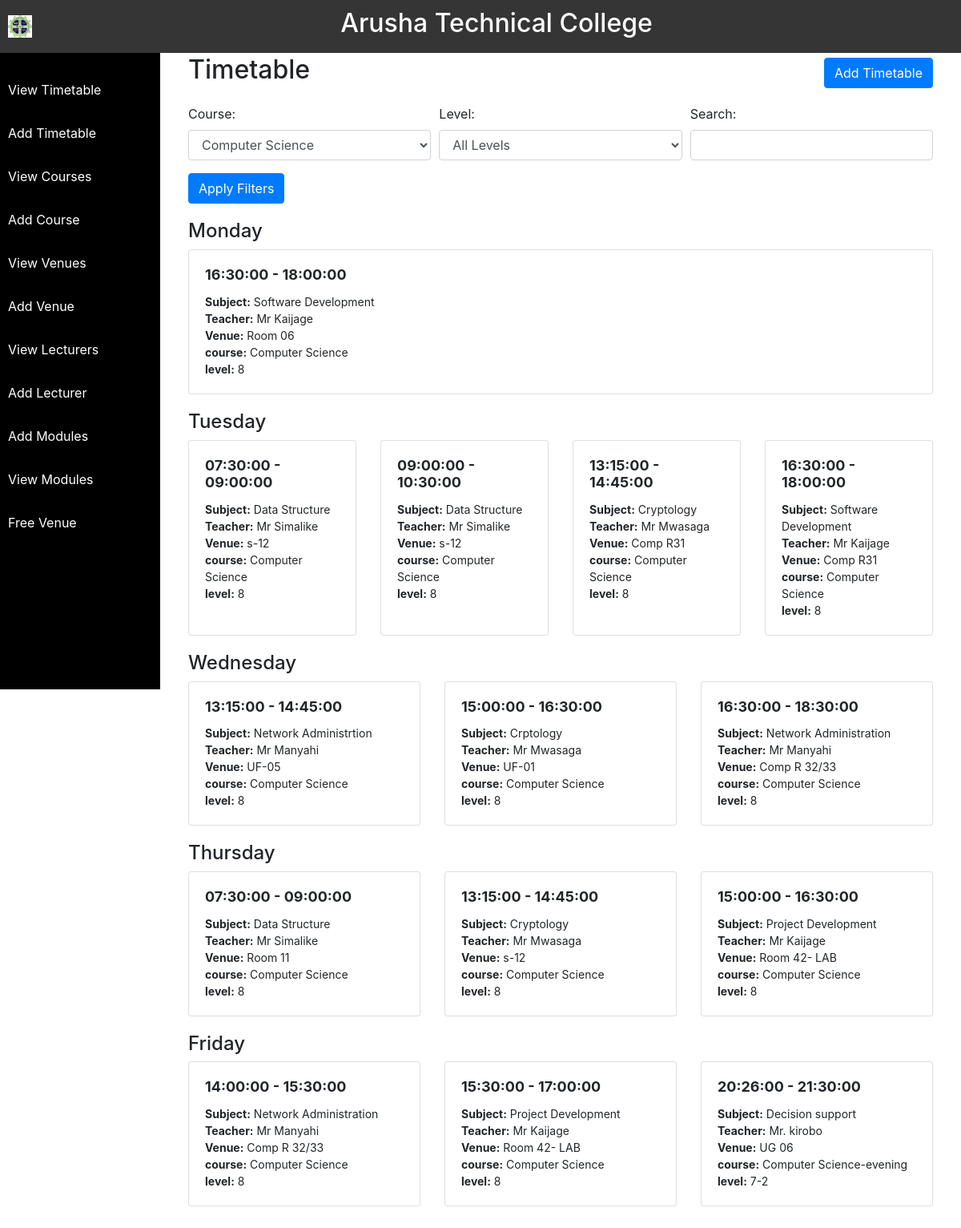
The app's page /index.php?course=Computer Science with its own data.
### tables this page shows
CREATE TABLE `timetable` (
  `id` int(11) NOT NULL,
  `course` varchar(255) NOT NULL,
  `level` varchar(255) NOT NULL,
  `subject` varchar(255) NOT NULL,
  `venue` varchar(255) NOT NULL,
  `teacher` varchar(255) NOT NULL,
  `day` varchar(10) NOT NULL,
  `time_start` time NOT NULL,
  `time_end` time NOT NULL
);

### index.php (the view, shortened to what this page needs)
<!DOCTYPE html>
<html lang="en">
<head>
    <link rel="stylesheet" href="https://maxcdn.bootstrapcdn.com/bootstrap/4.0.0/css/bootstrap.min.css">
</head>
<body>
<div class="top-bar">
    <div class="logo-container">
    <img class="logo" src="images/atclogo.jfif" alt="Logo" width="30" height="100">
    </div>
    <div class="title-container">
        <h2>Arusha Technical College</h2>
    </div>
</div>
<div class="side-bar">
    <a href="view-timetable.php">View Timetable</a>
    <a href="add-timetable.php">Add Timetable</a>
    <a href="view-courses.php">View Courses</a>
    <a href="add-course.php">Add Course</a>
    <a href="view-venues.php">View Venues</a>
    <a href="add-venue.php">Add Venue</a>
    <a href="view-teachers.php">View Lecturers</a>
    <a href="add-teacher.php">Add Lecturer</a>
    <a href="add-subject.php">Add Modules</a>
    <a href="view-subjects.php">View Modules</a>
    <a href="free-venue.php">Free Venue</a>
</div>
<div class="content" id="main-content">
    <?php
include 'db_connection.php';
$search_query = isset($_GET['search']) ? $_GET['search'] : '';
$search_condition = '';
$coursesResult = $conn->query("SELECT DISTINCT name FROM courses");
$course = isset($_GET['course']) ? $_GET['course'] : '';
$level = isset($_GET['level']) ? $_GET['level'] : '';
$query = "SELECT *
          FROM timetable
          WHERE course LIKE '%$course%' AND level LIKE '%$level%' $search_condition
          ORDER BY FIELD(day, 'Monday', 'Tuesday', 'Wednesday', 'Thursday', 'Friday'), time_start, time_end";
$result = $conn->query($query);
$displayTimetable = !empty($course) || !empty($level) || !empty($search_query);
?>
<!DOCTYPE html>
<html lang="en">
<head>
    <link rel="stylesheet" href="https://maxcdn.bootstrapcdn.com/bootstrap/4.0.0/css/bootstrap.min.css">
</head>
<body>
    <div class="container mt-5">
        <div class="d-flex justify-content-between align-items-center mb-3">
            <h2>Timetable</h2>
            <a href="add-timetable.php" class="btn btn-primary">Add Timetable</a>
        </div>
        <form action="" method="get" class="mb-3">
            <div class="form-row">
                <div class="form-group col-md-4">
                    <label for="course">Course:</label>
                    <select class="form-control" id="course" name="course">
                        <?php
                        while ($courseRow = $coursesResult->fetch_assoc()) {
                            $selected = ($course == $courseRow['name']) ? 'selected' : '';
                            echo "<option $selected>{$courseRow['name']}</option>";
                        }
                        ?>
                    </select>
                </div>
                <div class="form-group col-md-4">
                    <label for="level">Level:</label>
                    <select class="form-control" id="level" name="level">
                        <option value="" selected>All Levels</option>
                    </select>
                </div>
                <div class="form-group col-md-4">
                    <label for="search">Search:</label>
                    <input type="text" class="form-control" id="search" name="search" value="<?php echo $search_query; ?>">
                </div>
            </div>
            <button type="submit" class="btn btn-primary">Apply Filters</button>
        </form>
        <?php
        if ($displayTimetable) {
            $currentDay = null;
            echo "<div class='row timetable'>";
            while ($entry = $result->fetch_assoc()) {
                if ($entry['day'] != $currentDay) {
                    if ($currentDay !== null) {
                        echo "</div></div>";
                    }
                    echo "<div class='col-md-12'><h4>{$entry['day']}</h4><div class='card-deck'>";
                    $currentDay = $entry['day'];
                }
                echo "<div class='card'>
                        <div class='card-body'>
                            <h5 class='card-title'>{$entry['time_start']} - {$entry['time_end']}</h5>";
                echo "<p class='card-text'>
                        <strong>Subject:</strong> {$entry['subject']}<br>
                        <strong>Teacher:</strong> {$entry['teacher']}<br>
                        <strong>Venue:</strong> {$entry['venue']}<br>
                        <strong>course:</strong> {$entry['course']}<br>
                        <strong>level:</strong> {$entry['level']}<br>
                        </p>";
                echo "</div></div>";
            }
            echo "</div></div>";
        } else {
            echo "<p>Explore the timetable by applying filters or searching.</p>";
        }
        ?>
    </div>
</body>
</html>
</div>
</body>
</html>

### index.php (style rules this page uses)
body { margin: 0; padding: 0; overflow-x: hidden; }
.top-bar { background-color: #353535; padding: 10px; text-align: center; position: fixed; width: 100%; z-index: 1000; display: flex; justify-content: space-between; align-items: center; }
.logo-container { margin-right: 10px; }
.title-container { flex-grow: 1; text-align: center; color: white; }
.logo { max-width: 100px; height: auto; }
.side-bar { background-color: black; height: 100vh; width: 200px; position: fixed; top: 60px; left: 0; padding-top: 30px; margin-bottom: 30px; }
.side-bar a { display: block; padding: 10px; color: white; text-decoration: none; margin-bottom: 10px; }
.content { margin-left: 200px; padding: 20px; transition: margin-left 0.3s; background-color: white; }
.timetable { margin-top: 20px; }
.timetable .card { margin-bottom: 20px; }
.timetable .card-title { font-size: 18px; font-weight: bold; }
.timetable .card-text { font-size: 14px; }

### records on screen
timetable: day "Monday", time_start "16:30:00", time_end "18:00:00", subject "Software Development", teacher "Mr Kaijage", venue "Room 06", course "Computer Science", level "8"
timetable: day "Tuesday", time_start "07:30:00", time_end "09:00:00", subject "Data Structure", teacher "Mr Simalike", venue "s-12", course "Computer Science", level "8"
timetable: time_start "09:00:00", time_end "10:30:00", subject "Data Structure", teacher "Mr Simalike", venue "s-12", course "Computer Science", level "8"
timetable: time_start "13:15:00", time_end "14:45:00", subject "Cryptology", teacher "Mr Mwasaga", venue "Comp R31", course "Computer Science", level "8"
timetable: time_start "16:30:00", time_end "18:00:00", subject "Software Development", teacher "Mr Kaijage", venue "Comp R31", course "Computer Science", level "8"
timetable: day "Wednesday", time_start "13:15:00", time_end "14:45:00", subject "Network Administrtion", teacher "Mr Manyahi", venue "UF-05", course "Computer Science", level "8"
timetable: time_start "15:00:00", time_end "16:30:00", subject "Crptology", teacher "Mr Mwasaga", venue "UF-01", course "Computer Science", level "8"
timetable: time_start "16:30:00", time_end "18:30:00", subject "Network Administration", teacher "Mr Manyahi", venue "Comp R 32/33", course "Computer Science", level "8"
timetable: day "Thursday", time_start "07:30:00", time_end "09:00:00", subject "Data Structure", teacher "Mr Simalike", venue "Room 11", course "Computer Science", level "8"
timetable: time_start "13:15:00", time_end "14:45:00", subject "Cryptology", teacher "Mr Mwasaga", venue "s-12", course "Computer Science", level "8"
timetable: time_start "15:00:00", time_end "16:30:00", subject "Project Development", teacher "Mr Kaijage", venue "Room 42- LAB", course "Computer Science", level "8"
timetable: day "Friday", time_start "14:00:00", time_end "15:30:00", subject "Network Administration", teacher "Mr Manyahi", venue "Comp R 32/33", course "Computer Science", level "8"
timetable: time_start "15:30:00", time_end "17:00:00", subject "Project Development", teacher "Mr Kaijage", venue "Room 42- LAB", course "Computer Science", level "8"
timetable: time_start "20:26:00", time_end "21:30:00", subject "Decision support", teacher "Mr. kirobo", venue "UG 06", course "Computer Science-evening", level "7-2"

### other values on screen
form field course "Computer Science"
